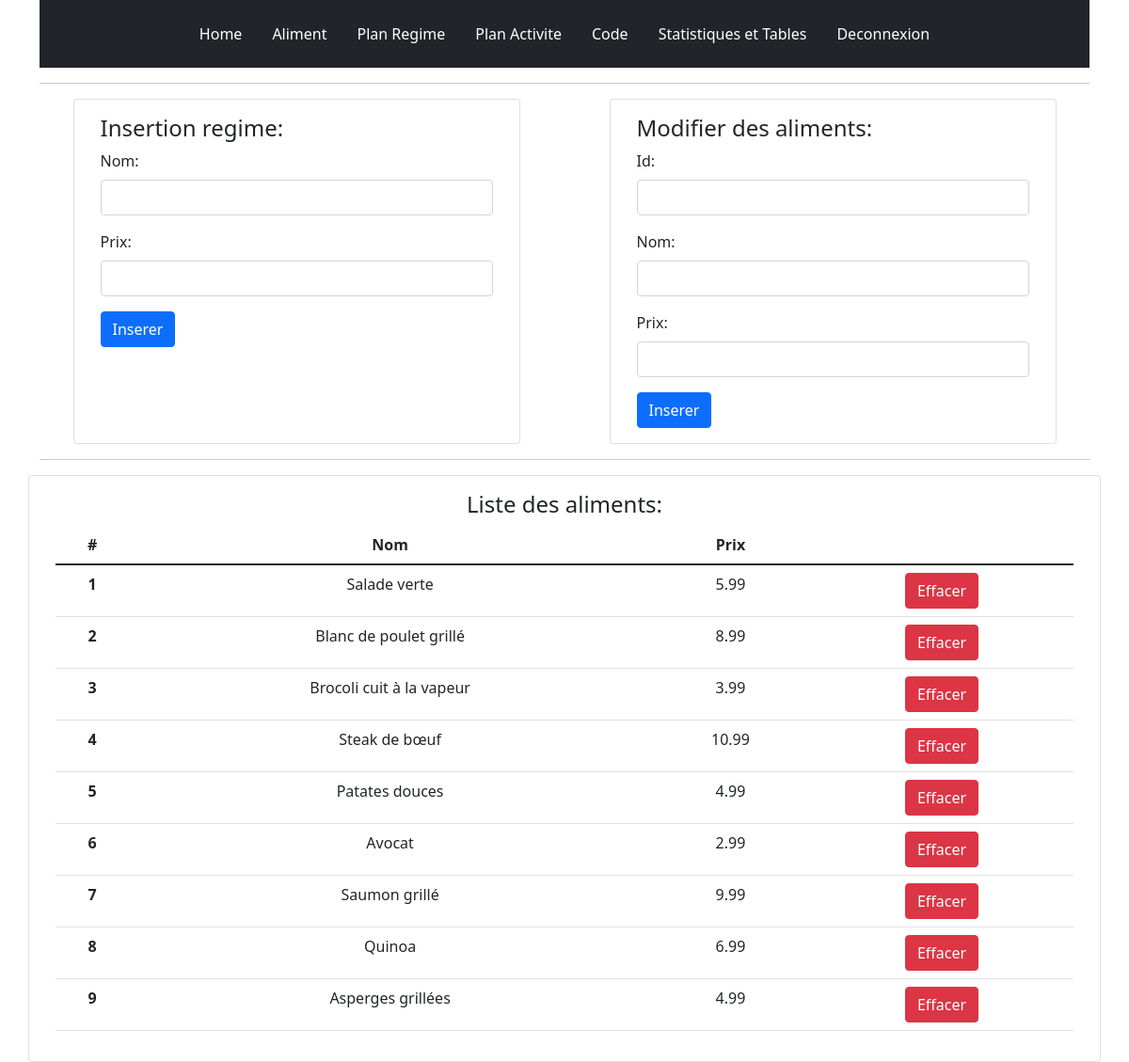
/index.php/aliment, run on the app's committed database.
### tables this page shows
create table aliment(
    id INTEGER PRIMARY KEY auto_increment,
    nom VARCHAR(100),
    prix FLOAT
);

### application/controllers/Aliment.php (called while the page is built, shortened)
<?php
class Aliment extends CI_Controller {
	public function __construct() {
        $this->load->model('Aliment_model');
    }
	public function index()
	{
		$data['listAll'] = $this->Aliment_model->getAllAliment();
		$data['page_title'] = "Aliment";
		$data['body'] = 'aliment/Aliment';
		$this->load->view('template/index',$data);
	}
}

### index.php (called while the page is built, shortened)
<?php
require_once BASEPATH.'core/CodeIgniter.php';

### application/models/Aliment_model.php (called while the page is built, shortened)
<?php
class Aliment_model extends CI_Model{
    public function getAllAliment(){
        return $this->db->get('aliment')->result_array();
    }
}

### application/views/aliment/Aliment.php (the view)
<div class="row justify-content-around">
    <div class="card col-md-5">
        <div class="card-body py-3">
            <h4>Insertion regime:</h4>
            <form class="row g-3" method="post" action="<?php echo base_url('aliment/inserer') ;?>">
                <div class="col-md-12">
                    <label for="inputEmail4" class="form-label">Nom:</label>
                    <input type="text" name="nom" class="form-control" id="inputtextEmail4">
                </div>
                <div class="col-md-12">
                    <label for="inputPassword4" class="form-label">Prix:</label>
                    <input type="number" name="prix" step="0.01" class="form-control" id="inputPassword4">
                </div>
                <div class="col-12">
                    <button type="submit" class="btn btn-primary">Inserer</button>
                </div>
            </form>
        </div>
    </div>
    <div class="card col-md-5 " >
        <div class="card-body">
            <h4>Modifier des aliments:</h4>
            <form class="row g-3" method="post" action="<?php echo base_url('aliment/modifier') ;?>">
            <div class="col-md-12">
                    <label for="inputEmail4" class="form-label">Id:</label>
                    <input type="number" name="nombre" class="form-control" id="inputtextEmail4">
                </div>
                <div class="col-md-12">
                    <label for="inputEmail4" class="form-label">Nom:</label>
                    <input type="text" name="nom" class="form-control" id="inputtextEmail4">
                </div>
                <div class="col-md-12">
                    <label for="inputPassword4" class="form-label">Prix:</label>
                    <input type="number" name="prix" step="0.01" class="form-control" id="inputPassword4">
                </div>
                <div class="col-12">
                    <button type="submit" class="btn btn-primary">Inserer</button>
                </div>
            </form>
        </div>
    </div>
</div>
<hr>
<div class="row">
    <div class="card col-md-12">
        <div class="card-body" style="text-align:center;">
            <h4>Liste des aliments:</h4>
            <table class="table">
                <thead>
                    <tr>
                        <th scope="col">#</th>
                        <th scope="col">Nom</th>
                        <th scope="col">Prix</th>
                    </tr>
                </thead>
                <tbody>
                    <?php
                    foreach( $listAll as $listes){ ?>
                        <tr>
                            <th scope="row"><?php echo $listes['id']; ?></th>
                            <td><?php echo $listes['nom']; ?></td>
                            <td><?php echo $listes['prix']; ?></td>
                            <td><a href="<?php echo base_url('aliment/supprimer');?>?nombre=<?php echo $listes['id']; ?>" class="btn btn-danger">Effacer</a></td>
                        </tr>
                    <?php } ?>
                </tbody>
            </table>
        </div>
    </div>
</div>

### data on the page
aliment: id "1", nom "Salade verte", prix "5.99"
aliment: id "2", nom "Blanc de poulet grillé", prix "8.99"
aliment: id "3", nom "Brocoli cuit à la vapeur", prix "3.99"
aliment: id "4", nom "Steak de bœuf", prix "10.99"
aliment: id "5", nom "Patates douces", prix "4.99"
aliment: id "6", nom "Avocat", prix "2.99"
aliment: id "7", nom "Saumon grillé", prix "9.99"
aliment: id "8", nom "Quinoa", prix "6.99"
aliment: id "9", nom "Asperges grillées", prix "4.99"
